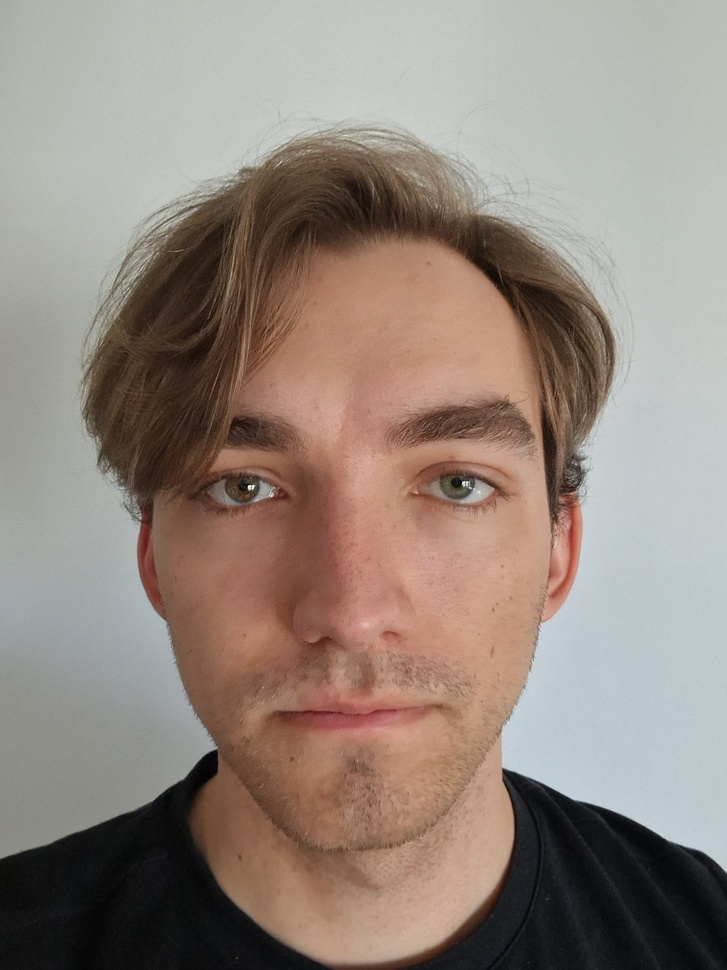
#> input picture my_photos/bm/bm1.jpg, 727 x 970 px, shrunk from 1536 x 2048 before the run
$ python -i verify.py   (imports and definitions only)
#> lines starting #> are read from the running program, lines starting #| are printed output that depends on the picture
#> further down, picture is the input picture: shape (970, 727, 3); mean B, G, R 125, 134.2, 147.6
"""
verify.py — Face verification with in-the-wild robustness

Two robustness modes (combinable):
  enhance=True  — CLAHE + unsharp mask before detection  (helps low-res images)
  robust=True   — cascade of 4 detectors + enforce_detection=False fallback
                  (helps occluded or low-quality faces that confuse one detector)

Usage:
  python verify.py path/to/face.jpg identity_id
  python verify.py path/to/face.jpg identity_id --enhance
  python verify.py path/to/face.jpg identity_id --robust
"""

import pickle, argparse
import numpy as np
import cv2
from pathlib import Path
from deepface import DeepFace

DB_PATH           = "database/embeddings.pkl"
MODEL_NAME        = "ArcFace"
DEFAULT_THRESHOLD = 0.40    # cosine similarity; experiments calibrate the EER threshold
BACKENDS = ("mtcnn", "ssd", "opencv", "retinaface")

_db_cache = None


# [6 lines left out: function load_db, not called in this run]


def cosine_sim(a: np.ndarray, b: np.ndarray) -> float:
    return float(np.dot(a, b) / (np.linalg.norm(a) * np.linalg.norm(b) + 1e-8))


def score_against_identity(query_emb: np.ndarray, identity_data: dict) -> float:
    """Nearest-neighbour cosine similarity against all enrolled embeddings."""
    return max(cosine_sim(query_emb, e) for e in identity_data["embeddings"])


# ── Enhancement ────────────────────────────────────────────────────────────────

def enhance_low_res(img: np.ndarray) -> np.ndarray:
    """
    CLAHE local contrast equalisation + unsharp masking.
    Recovers edge detail and contrast lost by low-resolution capture or blurring.
    """
    lab = cv2.cvtColor(img, cv2.COLOR_BGR2LAB)
#> lab: shape (970, 727, 3); mean of channels 0, 1, 2 143, 132.1, 135.2
    clahe = cv2.createCLAHE(clipLimit=2.0, tileGridSize=(8, 8))
    lab[:, :, 0] = clahe.apply(lab[:, :, 0])
#> lab: shape (970, 727, 3); mean of channels 0, 1, 2 149, 132.1, 135.2
    img_eq = cv2.cvtColor(lab, cv2.COLOR_LAB2BGR)
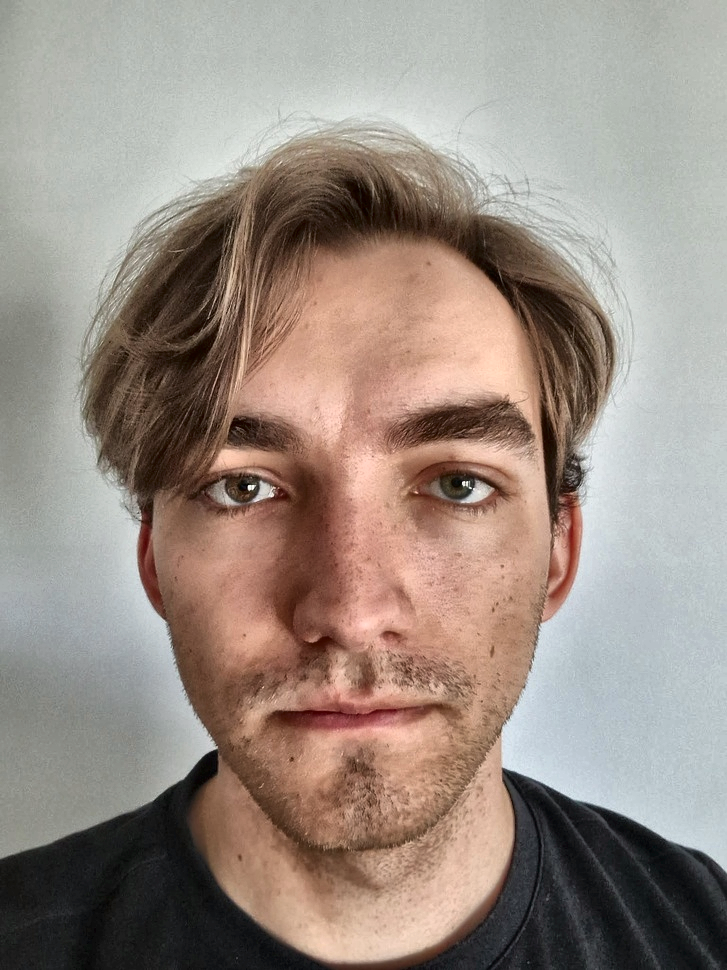
#> img_eq: shape (970, 727, 3); mean B, G, R 131.2, 140.5, 153.9
    blurred = cv2.GaussianBlur(img_eq, (0, 0), 3)
    return cv2.addWeighted(img_eq, 1.5, blurred, -0.5, 0)


# ── Embedding extraction ───────────────────────────────────────────────────────

# [88 lines left out: functions get_embedding, verify, main, not called in this run]


# [2 lines not run here, left out]

>>> import cv2
>>> picture = cv2.imread('my_photos/bm/bm1.jpg')
>>> result = enhance_low_res(picture)

$ run again, on my_photos/bm/bm3.jpg
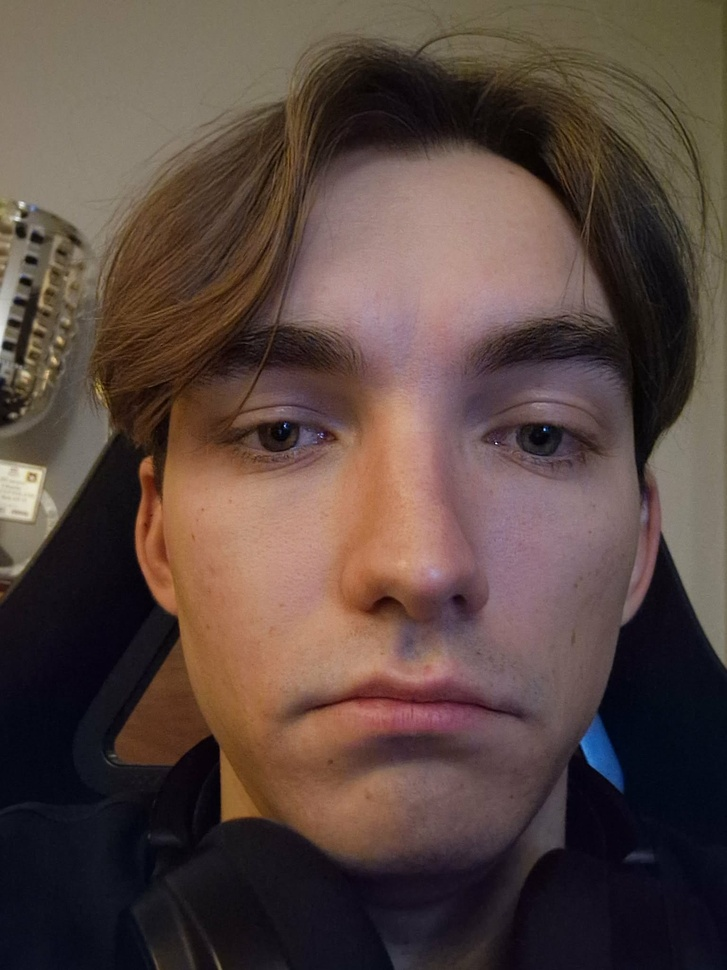
#> input picture my_photos/bm/bm3.jpg, 727 x 970 px, shrunk from 1536 x 2048 before the run
#> picture is the input picture: shape (970, 727, 3); mean B, G, R 64.5, 70.7, 88.7
#> in enhance_low_res, `img_eq = cv2.cvtColor(lab, cv2.COLOR_LAB2BGR)`:
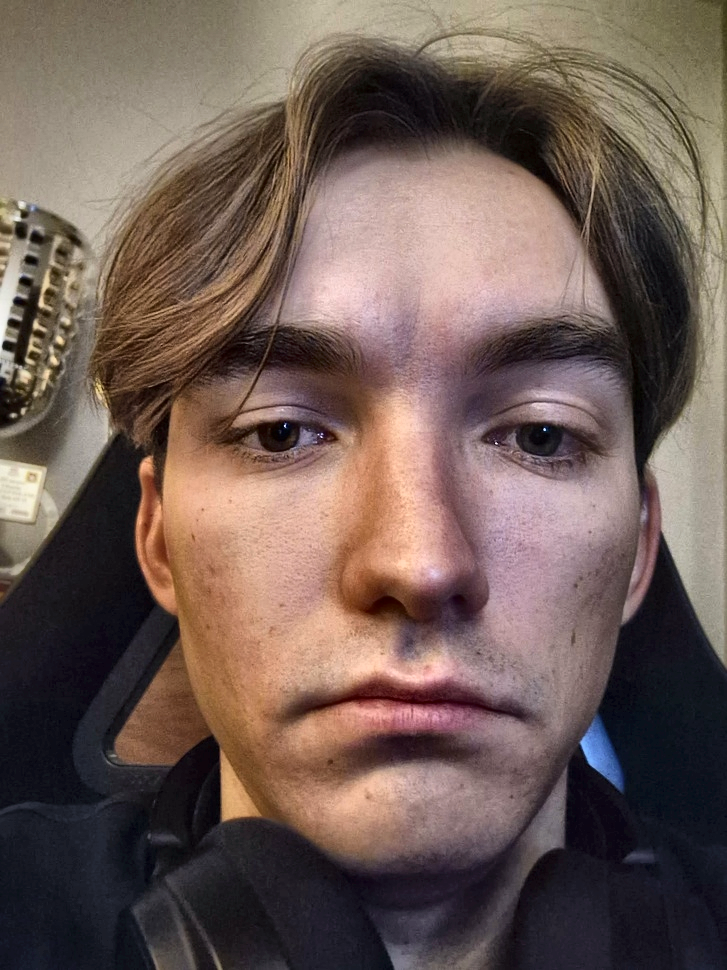
#> img_eq: shape (970, 727, 3); mean B, G, R 85.2, 92.3, 111.1
